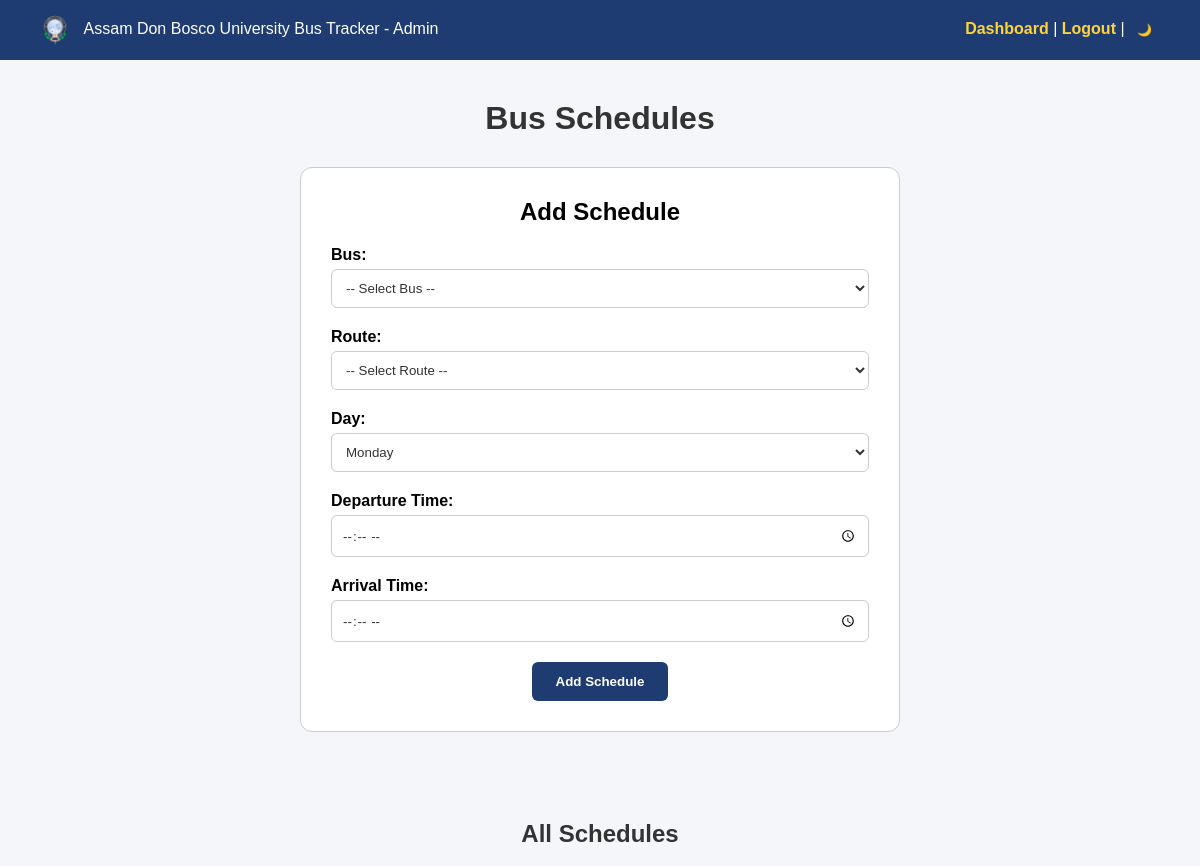
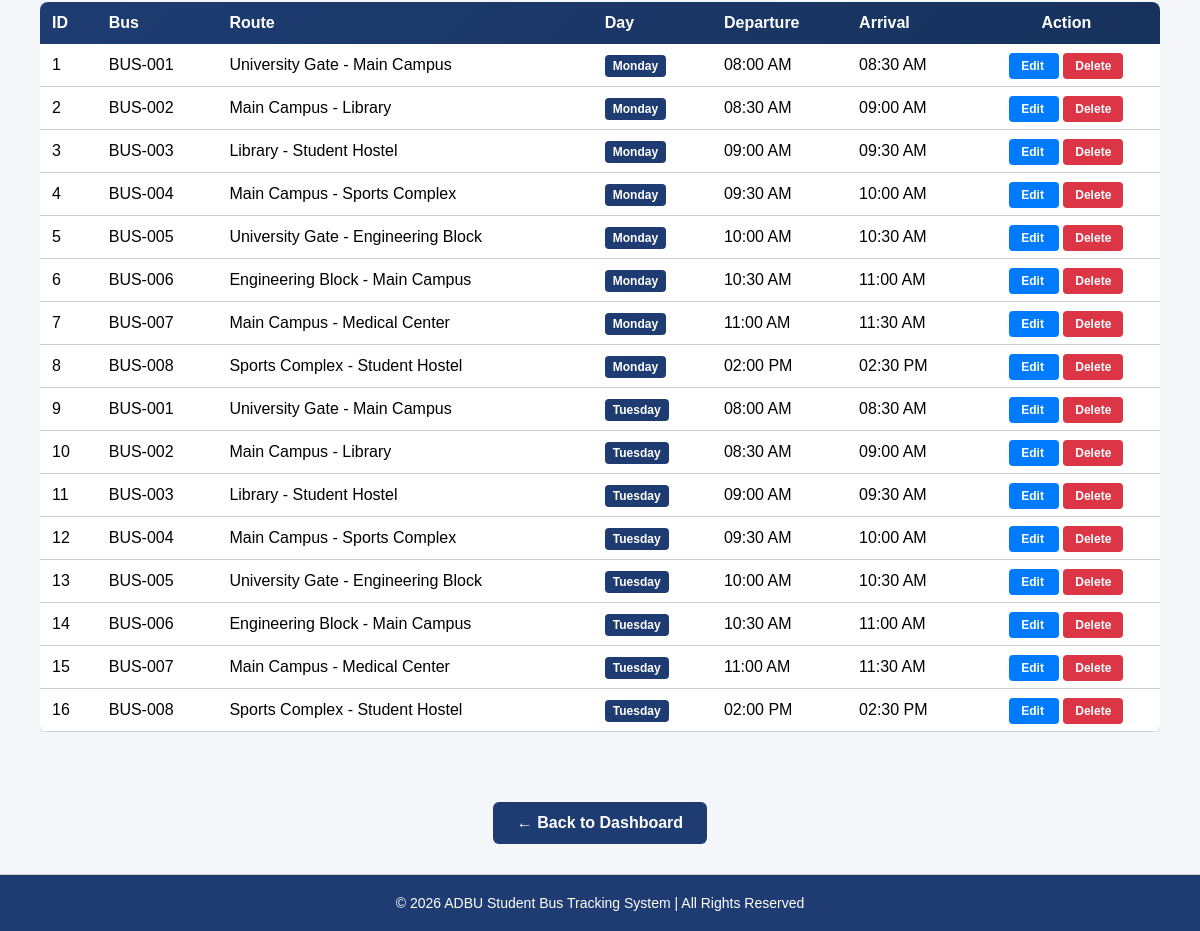
The page /admin/schedules.php (signed in) on the database its author committed (2 pictures, top to bottom).
### tables this page shows
CREATE TABLE `bus_schedules` (
  `id` int(11) NOT NULL,
  `bus_id` int(11) DEFAULT NULL,
  `route_id` int(11) DEFAULT NULL,
  `day` varchar(20) NOT NULL,
  `departure_time` time NOT NULL,
  `arrival_time` time NOT NULL,
  `created_at` timestamp NOT NULL DEFAULT current_timestamp()
);

CREATE TABLE `buses` (
  `id` int(11) NOT NULL,
  `bus_number` varchar(50) NOT NULL,
  `route_id` int(11) DEFAULT NULL,
  `driver_id` int(11) DEFAULT NULL,
  `status` enum('active','inactive') DEFAULT 'active',
  `created_at` timestamp NOT NULL DEFAULT current_timestamp()
);

CREATE TABLE `routes` (
  `id` int(11) NOT NULL,
  `route_name` varchar(100) NOT NULL,
  `start_point` varchar(100) DEFAULT NULL,
  `end_point` varchar(100) DEFAULT NULL,
  `created_at` timestamp NOT NULL DEFAULT current_timestamp()
);

### admin/schedules.php (the view, shortened to what this page needs)
<?php
include('../config/db.php');
$edit_schedule = null;
$schedules_result = mysqli_query($conn, "SELECT s.id, s.day, s.departure_time, s.arrival_time, b.bus_number, r.route_name FROM bus_schedules s LEFT JOIN buses b ON b.id=s.bus_id LEFT JOIN routes r ON r.id=s.route_id ORDER BY s.id ASC");
?>
<!DOCTYPE html>
<html>
<head>
    <link rel="stylesheet" href="../css/theme.css">
    <link rel="stylesheet" href="admin.css">
    <link rel="stylesheet" href="../css/footer.css">
</head>
<body>
<div class="navbar">
    <div><img src="../includes/adbu_app_logo_512x512.png" alt="ADBU Logo" style="height:30px; vertical-align:middle; margin-right:10px;"> Assam Don Bosco University Bus Tracker - Admin</div>
    <div>
        <a href="dashboard.php">Dashboard</a> |
        <a href="../logout.php">Logout</a> |
        <button onclick="toggleTheme()" style="background:var(--button-bg); color:var(--button-text); border:none; padding:4px 8px; border-radius:4px; cursor:pointer; font-size:12px;">
            <span id="themeIcon">🌙</span>
        </button>
    </div>
</div>
<div class="container">
    <h1 style="text-align:center;">Bus Schedules</h1>
    <div style="max-width:600px; margin:0 auto; background:var(--card-bg); border:1px solid var(--border-color); border-radius:12px; padding:30px; margin-bottom:30px;">
        <h2 style="text-align:center; margin-bottom:20px;"><?php echo $edit_schedule ? 'Edit Schedule' : 'Add Schedule'; ?></h2>
        <form method="POST" style="display:flex; flex-direction:column; gap:20px;">
            <div>
                <label style="font-weight:bold; margin-bottom:5px; display:block;">Bus:</label>
                <select name="bus_id" style="width:100%; padding:10px; border:1px solid var(--border-color); border-radius:6px; background:var(--card-bg); color:var(--text-primary);">
                    <option value="">-- Select Bus --</option>
                </select>
            </div>
            <div>
                <label style="font-weight:bold; margin-bottom:5px; display:block;">Route:</label>
                <select name="route_id" style="width:100%; padding:10px; border:1px solid var(--border-color); border-radius:6px; background:var(--card-bg); color:var(--text-primary);">
                    <option value="">-- Select Route --</option>
                </select>
            </div>
            <div>
                <label style="font-weight:bold; margin-bottom:5px; display:block;">Day:</label>
                <select name="day" style="width:100%; padding:10px; border:1px solid var(--border-color); border-radius:6px; background:var(--card-bg); color:var(--text-primary);">
                    <option value="Monday" <?php echo ($edit_schedule && $edit_schedule['day'] == 'Monday') ? 'selected' : ''; ?>>Monday</option>
                </select>
            </div>
            <div>
                <label style="font-weight:bold; margin-bottom:5px; display:block;">Departure Time:</label>
                <input type="time" name="departure_time" required value="<?php echo $edit_schedule ? $edit_schedule['departure_time'] : ''; ?>" style="width:100%; padding:10px; border:1px solid var(--border-color); border-radius:6px; background:var(--card-bg); color:var(--text-primary);">
            </div>
            <div>
                <label style="font-weight:bold; margin-bottom:5px; display:block;">Arrival Time:</label>
                <input type="time" name="arrival_time" required value="<?php echo $edit_schedule ? $edit_schedule['arrival_time'] : ''; ?>" style="width:100%; padding:10px; border:1px solid var(--border-color); border-radius:6px; background:var(--card-bg); color:var(--text-primary);">
            </div>
            <div style="text-align:center;">
                <button name="<?php echo $edit_schedule ? 'update' : 'add'; ?>" style="background:var(--button-bg); color:var(--button-text); padding:12px 24px; border:none; border-radius:6px; font-weight:bold; cursor:pointer;">
                    <?php echo $edit_schedule ? 'Update Schedule' : 'Add Schedule'; ?>
                </button>
            </div>
        </form>
    </div>
    <br>
    <h2 style="text-align:center; margin-top:40px; margin-bottom:20px;">All Schedules</h2>
    <div style="overflow-x:auto;">
        <table style="width:100%; border-collapse:collapse; background:var(--card-bg); border-radius:8px; overflow:hidden; box-shadow:0 2px 8px rgba(0,0,0,0.1);">
            <thead>
                <tr style="background:linear-gradient(135deg, var(--button-bg), var(--button-hover)); color:white;">
                    <th style="padding:12px; text-align:left; font-weight:bold;">ID</th>
                    <th style="padding:12px; text-align:left; font-weight:bold;">Bus</th>
                    <th style="padding:12px; text-align:left; font-weight:bold;">Route</th>
                    <th style="padding:12px; text-align:left; font-weight:bold;">Day</th>
                    <th style="padding:12px; text-align:left; font-weight:bold;">Departure</th>
                    <th style="padding:12px; text-align:left; font-weight:bold;">Arrival</th>
                    <th style="padding:12px; text-align:center; font-weight:bold;">Action</th>
                </tr>
            </thead>
            <tbody>
                <?php if($schedules_result && mysqli_num_rows($schedules_result) > 0): ?>
                    <?php while($s = mysqli_fetch_assoc($schedules_result)): ?>
                        <tr style="border-bottom:1px solid var(--border-color); transition:background-color 0.2s;" onmouseover="this.style.backgroundColor='var(--bg-secondary)'" onmouseout="this.style.backgroundColor='transparent'">
                            <td style="padding:12px;"><?php echo $s['id']; ?></td>
                            <td style="padding:12px; font-weight:500;"><?php echo $s['bus_number']; ?></td>
                            <td style="padding:12px;"><?php echo $s['route_name']; ?></td>
                            <td style="padding:12px;">
                                <span style="padding:4px 8px; border-radius:4px; font-size:12px; font-weight:bold; background:var(--button-bg); color:white;">
                                    <?php echo $s['day']; ?>
                                </span>
                            </td>
                            <td style="padding:12px;"><?php echo date('h:i A', strtotime($s['departure_time'])); ?></td>
                            <td style="padding:12px;"><?php echo date('h:i A', strtotime($s['arrival_time'])); ?></td>
                            <td style="padding:12px; text-align:center;">
                                <a href="schedules.php?edit_id=<?php echo $s['id']; ?>"
                                   style="background:#007bff; color:white; padding:6px 12px; text-decoration:none; border-radius:4px; font-size:12px; font-weight:bold; margin-right:4px; transition:background-color 0.2s;"
                                   onmouseover="this.style.backgroundColor='#0056b3'"
                                   onmouseout="this.style.backgroundColor='#007bff'">
                                    Edit
                                </a>
                                <a href="schedules.php?delete_id=<?php echo $s['id']; ?>"
                                   onclick="return confirm('Delete this schedule?');"
                                   style="background:#dc3545; color:white; padding:6px 12px; text-decoration:none; border-radius:4px; font-size:12px; font-weight:bold; transition:background-color 0.2s;"
                                   onmouseover="this.style.backgroundColor='#c82333'"
                                   onmouseout="this.style.backgroundColor='#dc3545'">
                                    Delete
                                </a>
                            </td>
                        </tr>
                    <?php endwhile; ?>
                <?php else: ?>
                    <tr>
                        <td colspan="7" style="text-align:center; padding:30px; color:var(--text-secondary); font-style:italic;">No schedules added yet.</td>
                    </tr>
                <?php endif; ?>
            </tbody>
        </table>
    </div>
</div>
<div style="text-align:center; margin:30px 0;">
    <a href="dashboard.php" style="background:var(--button-bg); color:var(--button-text); padding:12px 24px; text-decoration:none; border-radius:6px; font-weight:bold; display:inline-block;">← Back to Dashboard</a>
</div>
<footer class="footer">
    <p>© <?php echo date("Y"); ?> ADBU Student Bus Tracking System | All Rights Reserved</p>
</footer>
</body>
</html>

### css/theme.css (style rules this page uses)
:root { --primary-color: #1e3c72; --primary-hover: #16325c; --primary-light: #2a5298; --secondary-color: #ffd43b; --bg-primary: #ffffff; --bg-secondary: #f4f6f9; --bg-gradient: linear-gradient(135deg, #1e3c72, #2a5298); --bg-gradient-alt: linear-gradient(to right, #1e3c72, #2a5298); --text-primary: #333333; --text-secondary: #555555; --text-light: #ffffff; --text-link: #1e3c72; --border-color: #ccc; --border-focus: #1e3c72; --border-focus-shadow: rgba(30, 60, 114, 0.3); --shadow-color: rgba(0, 0, 0, 0.1); --shadow-color-hover: rgba(0, 0, 0, 0.2); --card-bg: #ffffff; --card-shadow: 0 5px 15px rgba(0, 0, 0, 0.1); --card-shadow-hover: 0 10px 25px rgba(0, 0, 0, 0.2); --navbar-bg: #1e3c72; --navbar-text: #ffffff; --navbar-link-hover: #ffd43b; --navbar-link-active: #1b5fa7; --input-bg: #ffffff; --input-border: #ccc; --input-focus: #1e3c72; --button-bg: #1e3c72; --button-hover: #16325c; --button-text: #ffffff; --footer-bg: #1e3c72; --footer-text: #ffffff; --success: #28a745; --error: #dc3545; --warning: #ffc107; }
* { transition: background-color 0.3s ease, color 0.3s ease, border-color 0.3s ease; }

### admin/admin.css (style rules this page uses)
[data-theme="light"] { --admin-text: #333333; --admin-text-secondary: #666666; }
* { margin: 0; padding: 0; box-sizing: border-box; font-family: Arial, sans-serif; }
body { background: var(--bg-secondary); color: var(--admin-text); }
.navbar { background: var(--navbar-bg); color: var(--navbar-text); padding: 15px 40px; display: flex; justify-content: space-between; align-items: center; }
.navbar a { color: var(--navbar-link-hover); text-decoration: none; font-weight: bold; }
.container { padding: 40px; }
h1 { margin-bottom: 30px; }
table { width: 100%; border-collapse: collapse; }

### css/footer.css (style rules this page uses)
.footer { background: var(--navbar-bg); color: var(--footer-text); text-align: center; padding: 20px; margin-top: 40px; border-top: 1px solid var(--border-color); font-size: 14px; position: relative; bottom: 0; width: 100%; }

### admin/schedules.php (style rules this page uses)
body { display: flex; flex-direction: column; min-height: 100vh; }
.container { flex: 1; }
.footer { margin-top: auto; }

### rows shown on the page
bus_schedules: id "1", bus.bus_number "BUS-001", route.route_name "University Gate - Main Campus", day "Monday", departure_time "08:00 AM", arrival_time "08:30 AM"
bus_schedules: id "2", bus.bus_number "BUS-002", route.route_name "Main Campus - Library", day "Monday", departure_time "08:30 AM", arrival_time "09:00 AM"
bus_schedules: id "3", bus.bus_number "BUS-003", route.route_name "Library - Student Hostel", day "Monday", departure_time "09:00 AM", arrival_time "09:30 AM"
bus_schedules: id "4", bus.bus_number "BUS-004", route.route_name "Main Campus - Sports Complex", day "Monday", departure_time "09:30 AM", arrival_time "10:00 AM"
bus_schedules: id "5", bus.bus_number "BUS-005", route.route_name "University Gate - Engineering Block", day "Monday", departure_time "10:00 AM", arrival_time "10:30 AM"
bus_schedules: id "6", bus.bus_number "BUS-006", route.route_name "Engineering Block - Main Campus", day "Monday", departure_time "10:30 AM", arrival_time "11:00 AM"
bus_schedules: id "7", bus.bus_number "BUS-007", route.route_name "Main Campus - Medical Center", day "Monday", departure_time "11:00 AM", arrival_time "11:30 AM"
bus_schedules: id "8", bus.bus_number "BUS-008", route.route_name "Sports Complex - Student Hostel", day "Monday", departure_time "02:00 PM", arrival_time "02:30 PM"
bus_schedules: id "9", bus.bus_number "BUS-001", route.route_name "University Gate - Main Campus", day "Tuesday", departure_time "08:00 AM", arrival_time "08:30 AM"
bus_schedules: id "10", bus.bus_number "BUS-002", route.route_name "Main Campus - Library", day "Tuesday", departure_time "08:30 AM", arrival_time "09:00 AM"
bus_schedules: id "11", bus.bus_number "BUS-003", route.route_name "Library - Student Hostel", day "Tuesday", departure_time "09:00 AM", arrival_time "09:30 AM"
bus_schedules: id "12", bus.bus_number "BUS-004", route.route_name "Main Campus - Sports Complex", day "Tuesday", departure_time "09:30 AM", arrival_time "10:00 AM"
bus_schedules: id "13", bus.bus_number "BUS-005", route.route_name "University Gate - Engineering Block", day "Tuesday", departure_time "10:00 AM", arrival_time "10:30 AM"
bus_schedules: id "14", bus.bus_number "BUS-006", route.route_name "Engineering Block - Main Campus", day "Tuesday", departure_time "10:30 AM", arrival_time "11:00 AM"
bus_schedules: id "15", bus.bus_number "BUS-007", route.route_name "Main Campus - Medical Center", day "Tuesday", departure_time "11:00 AM", arrival_time "11:30 AM"
bus_schedules: id "16", bus.bus_number "BUS-008", route.route_name "Sports Complex - Student Hostel", day "Tuesday", departure_time "02:00 PM", arrival_time "02:30 PM"
